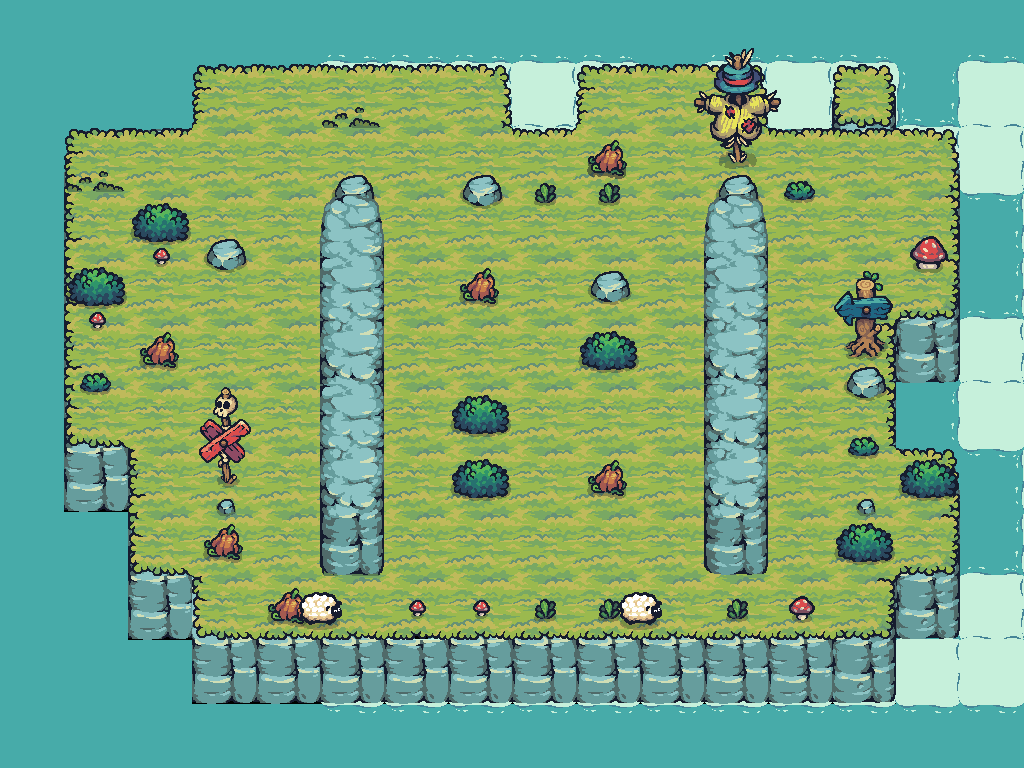

A 2D game scene composited from a Tiled map and its tileset images. What follows is a short description and the map's XML, with each tile layer's data collapsed to a summary:
An orthogonal 16x12 tile map with 64x64 px tiles, 11 tile layers (Water, Foam, layerforedge, new game bg, ...), 23 tilesets and 35 objects (22x Block, 6x Tree, 2x Barrel, AntiPlayerCheckpoint, PlayerCheckpoint, ...).

<map version="1.10" tiledversion="1.11.0" orientation="orthogonal" renderorder="right-down" width="16" height="12" tilewidth="64" tileheight="64" infinite="0" nextlayerid="29" nextobjectid="11">
<properties>
  <property name="Star1" type="int" value="40" />
  <property name="Star2" type="int" value="45" />
  <property name="Star3" type="int" value="50" />
 </properties>
 <tileset firstgid="1" source="Terrain.tsx" />
 <tileset firstgid="41" source="Castle_Red.tsx" />
 <tileset firstgid="61" source="Tree.tsx" />
 <tileset firstgid="169" source="17.tsx" />
 <tileset firstgid="171" source="Tower_Blue.tsx" />
 <tileset firstgid="179" source="01.tsx" />
 <tileset firstgid="180" source="06.tsx" />
 <tileset firstgid="181" source="18.tsx" />
 <tileset firstgid="190" source="09.tsx" />
 <tileset firstgid="191" source="12.tsx" />
 <tileset firstgid="192" source="16.tsx" />
 <tileset firstgid="194" source="Castle_Destroyed.tsx" />
 <tileset firstgid="214" source="HappySheep_Idle.tsx" />
 <tileset firstgid="232" source="Tree_192.tsx" />
 <tileset firstgid="244" source="Water.tsx" />
 <tileset firstgid="245" source="Foam_192.tsx" />
 <tileset firstgid="253" source="Tilemap_Elevation.tsx" />
 <tileset firstgid="285" source="02.tsx" />
 <tileset firstgid="286" source="03.tsx" />
 <tileset firstgid="287" source="04.tsx" />
 <tileset firstgid="288" source="07.tsx" />
 <tileset firstgid="289" source="10.tsx" />
 <tileset firstgid="290" source="TX Props.tsx" />
 <group id="26" name="Common">
  <layer id="13" name="Water" width="16" height="12">
   <data>[192 cells, 88 non-empty, 1 distinct tile ids]</data>
  </layer>
  <layer id="14" name="Foam" width="16" height="12" offsetx="128" offsety="0">
   <data>[192 cells, 44 non-empty, 1 distinct tile ids]</data>
  </layer>
  <layer id="19" name="layerforedge" width="16" height="12">
   <data>[192 cells, 30 non-empty, 11 distinct tile ids]</data>
  </layer>
  <layer id="15" name="new game bg" width="16" height="12">
   <data>[192 cells, 128 non-empty, 12 distinct tile ids]</data>
  </layer>
  <layer id="24" name="eat" width="16" height="12">
   <data>[192 cells, 5 non-empty, 3 distinct tile ids]</data>
  </layer>
  <layer id="27" name="grass" width="16" height="12">
   <data>[192 cells, 3 non-empty, 1 distinct tile ids]</data>
  </layer>
  <layer id="17" name="props" width="16" height="12" offsetx="0" offsety="32">
   <data>[192 cells, 17 non-empty, 7 distinct tile ids]</data>
  </layer>
  <layer id="18" name="propsLayer2" width="16" height="12">
   <data>[192 cells, 15 non-empty, 12 distinct tile ids]</data>
  </layer>
  <objectgroup id="21" name="TreesOutSideGameGrid" class="TreesOutSideGameGrid">
   <object id="3" name="Tree" type="Tree" x="192" y="128" width="64" height="64" />
   <object id="5" name="Tree" type="Tree" x="256" y="128" width="64" height="64" />
   <object id="6" name="Tree" type="Tree" x="384" y="128" width="64" height="64" />
   <object id="7" name="Tree" type="Tree" x="832" y="192" width="64" height="64" />
   <object id="8" name="Tree" type="Tree" x="640" y="128" width="64" height="64" />
   <object id="9" name="Tree" type="Tree" x="192" y="320" width="64" height="64" />
  </objectgroup>
  <layer id="22" name="AheadOfTreesProps" width="16" height="12">
   <data>[192 cells, 6 non-empty, 6 distinct tile ids]</data>
  </layer>
  <objectgroup id="30" name="CollisionblocksForGrid">
   <object id="101" name="Block" type="Block" x="256" y="128" width="576" height="64" />
   <object id="102" name="Block" type="Block" x="256" y="576" width="576" height="64" />
   <object id="103" name="Block" type="Block" x="192" y="192" width="64" height="384" />
   <object id="104" name="Block" type="Block" x="831" y="192" width="64" height="384" />
  </objectgroup>
  <layer id="25" name="BottomEdge" width="16" height="12">
   <data>[192 cells, 2 non-empty, 1 distinct tile ids]</data>
  </layer>
 </group>
 <layer id="28" name="CollisionblockTileLayer" width="16" height="12">
  <data>[192 cells, 18 non-empty, 7 distinct tile ids]</data>
 </layer>
 <objectgroup id="5" name="Collisionblocks">
  <object id="1" name="Block" type="Block" x="320" y="192" width="64" height="64" />
  <object id="2" name="Block" type="Block" x="704" y="192" width="64" height="64" />
  <object id="3" name="Block" type="Block" x="320" y="256" width="64" height="64" />
  <object id="4" name="Block" type="Block" x="448" y="256" width="64" height="64" />
  <object id="6" name="Block" type="Block" x="576" y="256" width="64" height="64" />
  <object id="7" name="Block" type="Block" x="704" y="256" width="64" height="64" />
  <object id="8" name="Block" type="Block" x="320" y="320" width="64" height="64" />
  <object id="10" name="Block" type="Block" x="576" y="320" width="64" height="64" />
  <object id="11" name="Block" type="Block" x="704" y="320" width="64" height="64" />
  <object id="12" name="Block" type="Block" x="320" y="384" width="64" height="64" />
  <object id="13" name="Block" type="Block" x="448" y="384" width="64" height="64" />
  <object id="15" name="Block" type="Block" x="704" y="384" width="64" height="64" />
  <object id="16" name="Block" type="Block" x="320" y="448" width="64" height="64" />
  <object id="17" name="Block" type="Block" x="448" y="448" width="64" height="64" />
  <object id="19" name="Block" type="Block" x="576" y="448" width="64" height="64" />
  <object id="20" name="Block" type="Block" x="704" y="448" width="64" height="64" />
  <object id="21" name="Block" type="Block" x="320" y="512" width="64" height="64" />
  <object id="24" name="Block" type="Block" x="704" y="512" width="64" height="64" />
 </objectgroup>
 <objectgroup id="6" name="Checkpoints">
  <object id="5" name="AntiPlayerCheckpoint" type="AntiPlayerCheckpoint" x="512" y="256" width="64" height="64" />
  <object id="18" name="PlayerCheckpoint" type="PlayerCheckpoint" x="512" y="448" width="64" height="64" />
 </objectgroup>
 <objectgroup id="7" name="Spawnpoints">
  <object id="9" name="Barrel" type="Barrel" x="448" y="320" width="64" height="64" />
  <object id="14" name="Barrel" type="Barrel" x="576" y="384" width="64" height="64" />
  <object id="22" name="AntiPlayer" type="AntiPlayer" x="384" y="512" width="64" height="64" />
  <object id="23" name="Player" type="Player" x="512" y="512" width="64" height="64" />
  <object id="9999" name="MovingBarrel" type="MovingBarrel" x="512" y="192" width="64" height="64">
   <properties>
    <property name="downOffset" type="int" value="5" />
    <property name="isVertical" type="bool" value="true" />
    <property name="leftOffset" type="int" value="0" />
    <property name="rightOffset" type="int" value="0" />
    <property name="upOffset" type="int" value="0" />
   </properties>
  </object>
 </objectgroup>
</map>
